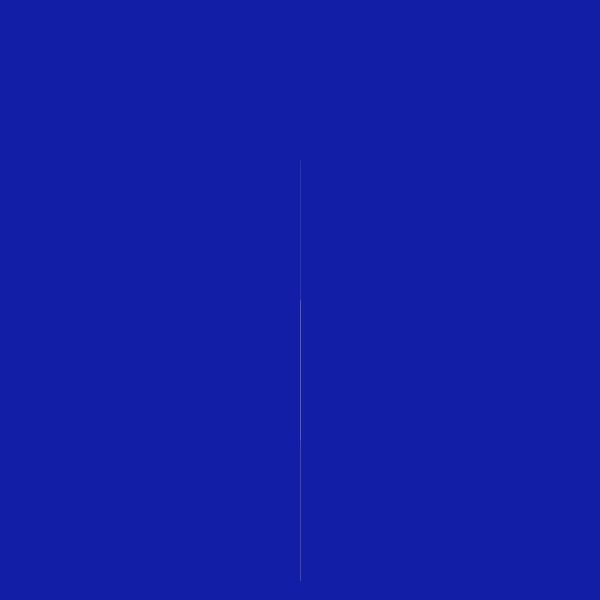
Frame 1 (no input)
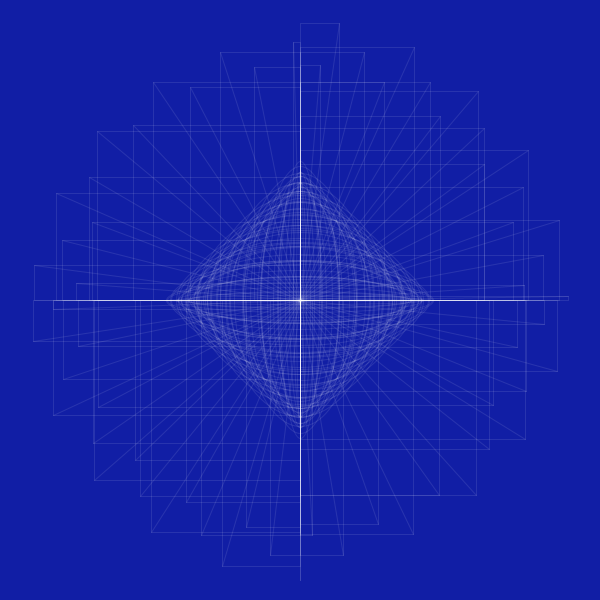
Frame 60 (the mouse pressed at the canvas centre just before this capture)
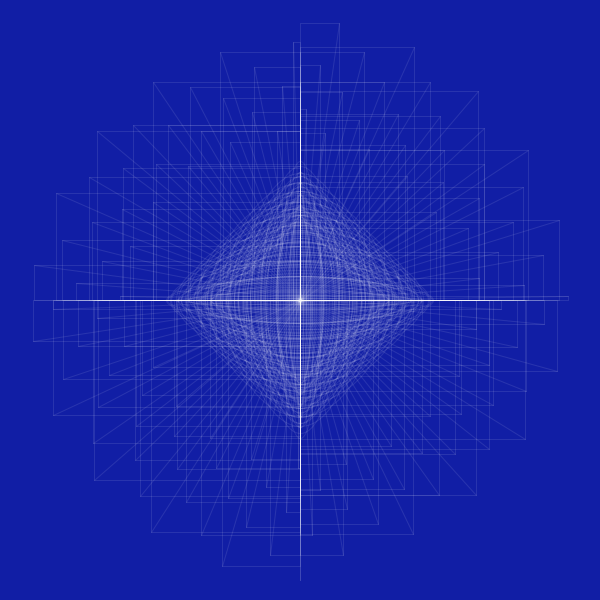
Frame 120 (the mouse held since frame 60 and released just before this capture)

The Processing sketch that drew these frames (run headless with seeded random() and noise(); from frame 60 on, the mouse is pressed at the canvas centre):

// Processing sketch: processing_167778
// ── processing_167778.pde

//import processing.pdf.*;

float x,y;
float angle = 0;
float r = 280;
float d = 1;



void setup(){

size(600,600);
//beginRecord(PDF, "song.pdf"); 
background(#111EA5);



}

void draw(){
  x=r*sin(angle);
  y=r*cos(angle);
 
  stroke(255,25);//color,opacity
  noFill();
  translate(width/2, height/2);
  
 
  line(0,0,x,y);
  ellipse(0,0,x,y);
  rect(0,0,x,y);
   angle += 3;
 
   r = r - d ;
   if(r == 0 | r == 500){
     d = d * -1;
   }
   
   
  println(x + "  :  " +y);
}

//void keyPressed(){
  //if(key == 'q'){
  //endRecord();
  //exit(); 
